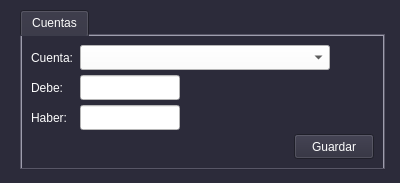
<?xml version="1.0" encoding="UTF-8"?>
<ui version="4.0">
 <class>form_cuentas_nuevo</class>
 <widget class="QWidget" name="form_cuentas_nuevo">
  <property name="geometry">
   <rect>
    <x>0</x>
    <y>0</y>
    <width>400</width>
    <height>183</height>
   </rect>
  </property>
  <property name="windowTitle">
   <string>Form</string>
  </property>
  <property name="styleSheet">
   <string notr="true">color: rgb(3, 3, 3);
background-color: rgb(44, 43, 58);
font: 10pt &quot;Liberation Sans&quot;;
color: rgb(252, 252, 252);
selection-background-color: rgb(155, 155, 185);</string>
  </property>
  <widget class="QTabWidget" name="tabWidget">
   <property name="geometry">
    <rect>
     <x>20</x>
     <y>10</y>
     <width>365</width>
     <height>160</height>
    </rect>
   </property>
   <property name="styleSheet">
    <string notr="true">QTabWidget{
background-color: rgb(123, 121, 143);
}
QLineEdit {
background-color: rgb(255, 255, 255);
color: rgb(0, 0, 0);
}
QComboBox{
background-color: rgb(255, 255, 255);
color: rgb(0, 0, 0);
}</string>
   </property>
   <property name="currentIndex">
    <number>0</number>
   </property>
   <widget class="QWidget" name="tab">
    <attribute name="title">
     <string>Cuentas</string>
    </attribute>
    <layout class="QGridLayout" name="gridLayout_2">
     <item row="0" column="0">
      <layout class="QVBoxLayout" name="verticalLayout_2">
       <item>
        <layout class="QVBoxLayout" name="verticalLayout">
         <item>
          <layout class="QHBoxLayout" name="horizontalLayout">
           <item>
            <widget class="QLabel" name="label">
             <property name="minimumSize">
              <size>
               <width>43</width>
               <height>25</height>
              </size>
             </property>
             <property name="maximumSize">
              <size>
               <width>43</width>
               <height>25</height>
              </size>
             </property>
             <property name="text">
              <string>Cuenta:</string>
             </property>
            </widget>
           </item>
           <item>
            <widget class="QComboBox" name="cbx_cuenta">
             <property name="minimumSize">
              <size>
               <width>250</width>
               <height>25</height>
              </size>
             </property>
             <property name="maximumSize">
              <size>
               <width>250</width>
               <height>25</height>
              </size>
             </property>
             <property name="styleSheet">
              <string notr="true">background-color: rgb(255, 255, 255);
color: rgb(0, 0, 0);</string>
             </property>
            </widget>
           </item>
           <item>
            <spacer name="horizontalSpacer_3">
             <property name="orientation">
              <enum>Qt::Horizontal</enum>
             </property>
             <property name="sizeHint" stdset="0">
              <size>
               <width>40</width>
               <height>20</height>
              </size>
             </property>
            </spacer>
           </item>
          </layout>
         </item>
         <item>
          <layout class="QHBoxLayout" name="horizontalLayout_2">
           <item>
            <widget class="QLabel" name="label_2">
             <property name="minimumSize">
              <size>
               <width>43</width>
               <height>25</height>
              </size>
             </property>
             <property name="maximumSize">
              <size>
               <width>43</width>
               <height>25</height>
              </size>
             </property>
             <property name="text">
              <string>Debe:</string>
             </property>
            </widget>
           </item>
           <item>
            <widget class="QLineEdit" name="lne_debe">
             <property name="enabled">
              <bool>true</bool>
             </property>
             <property name="minimumSize">
              <size>
               <width>100</width>
               <height>25</height>
              </size>
             </property>
             <property name="maximumSize">
              <size>
               <width>100</width>
               <height>25</height>
              </size>
             </property>
            </widget>
           </item>
           <item>
            <spacer name="horizontalSpacer">
             <property name="orientation">
              <enum>Qt::Horizontal</enum>
             </property>
             <property name="sizeHint" stdset="0">
              <size>
               <width>40</width>
               <height>20</height>
              </size>
             </property>
            </spacer>
           </item>
          </layout>
         </item>
         <item>
          <layout class="QHBoxLayout" name="horizontalLayout_3">
           <item>
            <widget class="QLabel" name="label_3">
             <property name="minimumSize">
              <size>
               <width>43</width>
               <height>25</height>
              </size>
             </property>
             <property name="maximumSize">
              <size>
               <width>43</width>
               <height>25</height>
              </size>
             </property>
             <property name="text">
              <string>Haber: </string>
             </property>
            </widget>
           </item>
           <item>
            <widget class="QLineEdit" name="lne_haber">
             <property name="minimumSize">
              <size>
               <width>100</width>
               <height>25</height>
              </size>
             </property>
             <property name="maximumSize">
              <size>
               <width>100</width>
               <height>25</height>
              </size>
             </property>
            </widget>
           </item>
           <item>
            <spacer name="horizontalSpacer_2">
             <property name="orientation">
              <enum>Qt::Horizontal</enum>
             </property>
             <property name="sizeHint" stdset="0">
              <size>
               <width>40</width>
               <height>20</height>
              </size>
             </property>
            </spacer>
           </item>
          </layout>
         </item>
        </layout>
       </item>
       <item alignment="Qt::AlignRight">
        <widget class="QPushButton" name="btn_guardar">
         <property name="minimumSize">
          <size>
           <width>0</width>
           <height>25</height>
          </size>
         </property>
         <property name="maximumSize">
          <size>
           <width>16777215</width>
           <height>25</height>
          </size>
         </property>
         <property name="text">
          <string>Guardar</string>
         </property>
        </widget>
       </item>
      </layout>
     </item>
    </layout>
   </widget>
  </widget>
 </widget>
 <resources/>
 <connections/>
</ui>
